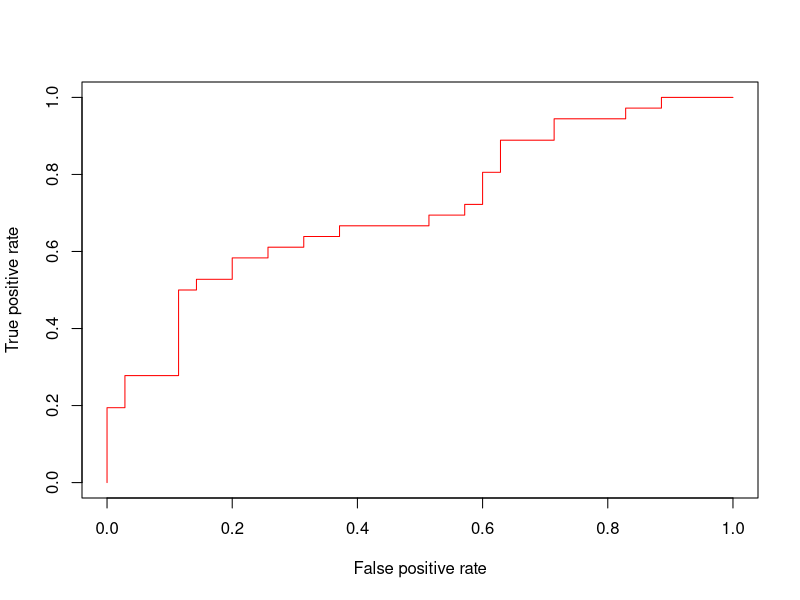

The R script that drew this image:
install.packages("ROCR")
library(ROCR)
mydata=read.table("trainroc.txt",sep="\t",header=T)
View(mydata)
# predictions is the risk score, labels is the status
pred<-prediction(mydata$predictions,mydata$labels) 
perf<-performance(pred,measure = "tpr",x.measure = "fpr")
plot(perf,col=rainbow(10))
auc <- performance(pred,'auc')
auc=unlist(slot(auc,"y.values"))
